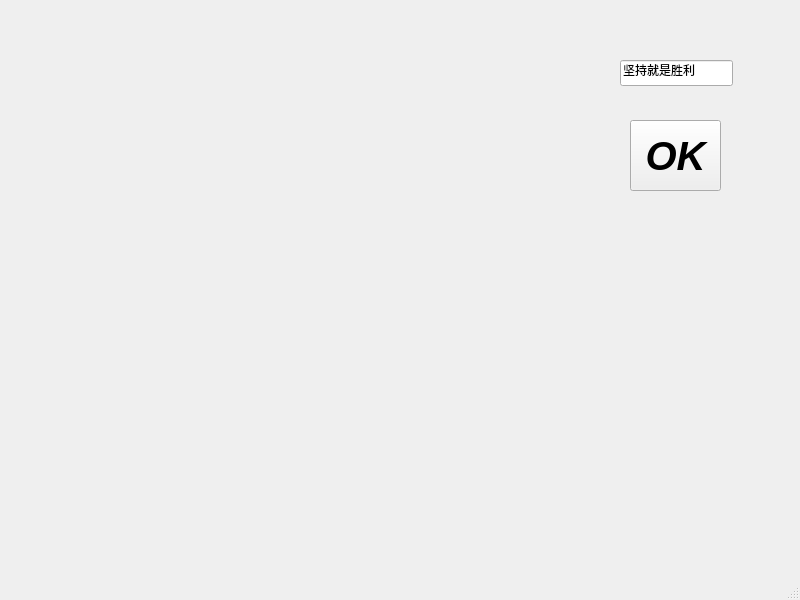
<?xml version="1.0" encoding="UTF-8"?>
<ui version="4.0">
 <class>MainWindow</class>
 <widget class="QMainWindow" name="MainWindow">
  <property name="geometry">
   <rect>
    <x>0</x>
    <y>0</y>
    <width>800</width>
    <height>600</height>
   </rect>
  </property>
  <property name="windowTitle">
   <string>MainWindow</string>
  </property>
  <widget class="QWidget" name="centralwidget">
   <widget class="QPushButton" name="pushButton">
    <property name="geometry">
     <rect>
      <x>630</x>
      <y>120</y>
      <width>91</width>
      <height>71</height>
     </rect>
    </property>
    <property name="baseSize">
     <size>
      <width>200</width>
      <height>200</height>
     </size>
    </property>
    <property name="font">
     <font>
      <pointsize>30</pointsize>
      <italic>true</italic>
      <bold>true</bold>
     </font>
    </property>
    <property name="styleSheet">
     <string notr="true">image: url(:/win.ico);
font: 700 italic 30pt &quot;Cantarell&quot;;</string>
    </property>
    <property name="text">
     <string>OK</string>
    </property>
   </widget>
   <widget class="QLineEdit" name="lineEdit">
    <property name="geometry">
     <rect>
      <x>620</x>
      <y>60</y>
      <width>113</width>
      <height>26</height>
     </rect>
    </property>
    <property name="text">
     <string>坚持就是胜利</string>
    </property>
   </widget>
   <widget class="QWidget" name="labVideo" native="true">
    <property name="geometry">
     <rect>
      <x>70</x>
      <y>30</y>
      <width>411</width>
      <height>341</height>
     </rect>
    </property>
   </widget>
  </widget>
  <widget class="QMenuBar" name="menubar">
   <property name="geometry">
    <rect>
     <x>0</x>
     <y>0</y>
     <width>800</width>
     <height>23</height>
    </rect>
   </property>
  </widget>
  <widget class="QStatusBar" name="statusbar"/>
 </widget>
 <resources/>
 <connections/>
</ui>
